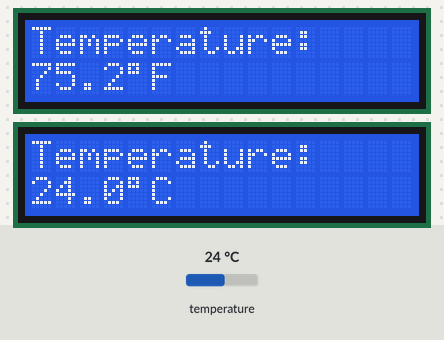
Recording of a sketch running on a simulated ESP8266 (NodeMCU). Parts: 2 × 16×2 character LCD. The inputs (shaded band) are chosen by the test bench; at power-on: temperature 24 °C. What the sketch prints to the serial monitor is not drawn.

Above: at 1.3 s.
1.4 s: temperature set to 12 °C
At 1.9 s:
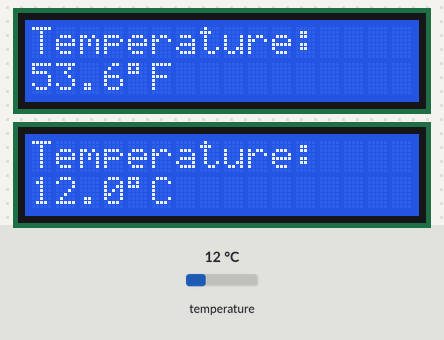
3.0 s: temperature set to 19 °C
At 4.3 s:
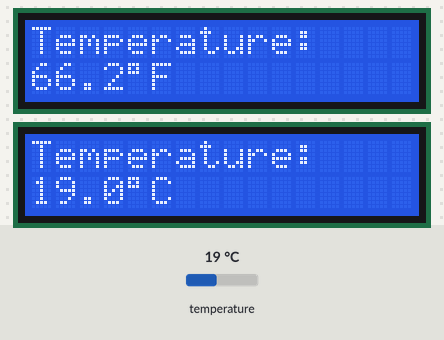
4.8 s: temperature set to 28 °C
At 5.6 s:
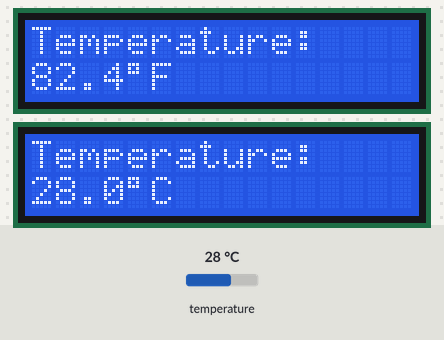
Timing chart, 0 to 7.8 s (numbered marks = the images above; inputs shaded):
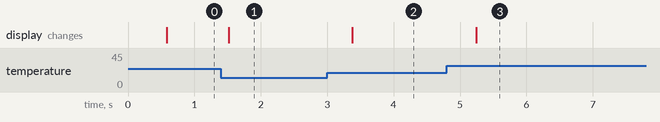

Measured:
- after the input at 1.4 s, the display: changes after 0.12 s (image 1)
- after the input at 3.0 s, the display: changes after 0.38 s (image 2)
- after the input at 4.8 s, the display: changes after 0.44 s (image 3)

The sketch:

DS18B20_LCD.ino
```cpp
// (licence header left out)
#include <Wire.h>
#include <hd44780.h>                       // LCD hd44780 library
#include <hd44780ioClass/hd44780_I2Cexp.h> // I2C expander i/o class
#include <hd44780ioClass/hd44780_pinIO.h>  // Arduino pin i/o class header
#include <OneWire.h>                       // One Wire library
#include <DallasTemperature.h>             // DS18B20 library

#define ONE_WIRE_BUS 2                   // DS18B20 data wire is connected to digital pin 2

DeviceAddress thermometerAddress;        // custom array type to hold 64 bit DS18B20 device address
OneWire oneWire(ONE_WIRE_BUS);           // create a oneWire instance to communicate with temperature IC
DallasTemperature tempSensor(&oneWire);  // pass the oneWire reference to Dallas Temperature

// LCD geometry
const int LCD_COLS = 16;
const int LCD_ROWS = 2;

// declare object for GPIO expander LCD: auto locate & auto config expander chip
hd44780_I2Cexp lcd;

// declare Arduino pins used for LCD direct pin control
// this method does not control the backlight
// note that ESP8266 based arduinos must use the Dn defines rather than
// raw pin numbers.
#if defined (ARDUINO_ARCH_ESP8266)
const int rs = D8, en = D9, db4 = D4, db5 = D5, db6 = D6, db7 = D7; // for esp8266 devices
#else
const int rs = 8, en = 9, db4 = 4, db5 = 5, db6 = 6, db7 = 7;       // for all other devices
#endif
hd44780_pinIO lcdParallel(rs, en, db4, db5, db6, db7);

/*
  //with backlight control:
  //  backlight control requires two additional parameters
  //  - an additional pin to control the backlight
  //  - backlight active level which tells the library the level
  //    needed to turn on the backlight.
  //    note: If the backlight control pin supports PWM, dimming can be done
  //      using setBacklight(dimvalue);
  #if defined (ARDUINO_ARCH_ESP8266)
  const int rs = D8, en = D9, db4 = D4, db5 = D5, db6 = D6, db7 = D7, bl = D10, blLevel = HIGH;
  #else
  const int rs = 8, en = 9, db4 = 4, db5 = 5, db6 = 6, db7 = 7, bl = 10, blLevel = HIGH;
  #endif
  hd44780_pinIO lcd(rs, en, db4, db5, db6, db7, bl, blLEvel);
*/

void setup()
{
  Serial.begin(9600);

  // initialize I2C LCD with number of columns and rows:
  lcd.begin(LCD_COLS, LCD_ROWS);
  lcd.lineWrap();  // turn on automatic line wrapping

  // initialize parallel LCD with number of columns and rows:
  lcdParallel.begin(LCD_COLS, LCD_ROWS);
  lcdParallel.lineWrap();  // turn on automatic line wrapping

  Serial.println("DS18B20 Temperature IC Test");
  Serial.println("Locating devices...");
  tempSensor.begin();                         // initialize the temp sensor

  if (!tempSensor.getAddress(thermometerAddress, 0))
    Serial.println("Unable to find Device.");
  else {
    Serial.print("Device 0 Address: ");
    printAddress(thermometerAddress);
    Serial.println();
  }

  tempSensor.setResolution(thermometerAddress, 11);      // set the temperature resolution (9-12)
}

void loop() {

  tempSensor.requestTemperatures();                      // request temperature sample from sensor on the one wire bus
  displayTemp(tempSensor.getTempC(thermometerAddress));  // show temperature on LCD displays

  delay(500);                                            // update readings every half a second
}

// display temperature on LCDs
void displayTemp(float temperatureReading) {             // temperature comes in as a float with 2 decimal places
  Serial.print("Temperature: ");

  // show temperature °C
  lcdParallel.clear();
  lcdParallel.print("Temperature: ");
  lcdParallel.setCursor(0, 1);
  lcdParallel.print(temperatureReading, 1);  // rounded to 1 decimal place
  lcdParallel.print((char)223);              // degree symbol
  lcdParallel.print("C");

  Serial.print(temperatureReading);          // serial debug output
  Serial.print("°");
  Serial.print("C  ");

  // show temperature °F
  lcd.clear();
  lcd.print("Temperature: ");
  lcd.setCursor(0, 1);
  lcd.print(DallasTemperature::toFahrenheit(temperatureReading), 1);     // rounded to 1 decimal place
  lcd.print((char)223);                                                  // degree symbol
  lcd.print("F");

  Serial.print(DallasTemperature::toFahrenheit(temperatureReading));     // serial debug output
  Serial.print("°");
  Serial.print("F");

  Serial.println();
}

// print DS18B20 device address from the custom address array
void printAddress(DeviceAddress deviceAddress)
{
  for (uint8_t i = 0; i < 8; i++)
  {
    if (deviceAddress[i] < 16) Serial.print("0");
    Serial.print(deviceAddress[i], HEX);
  }
}
```
